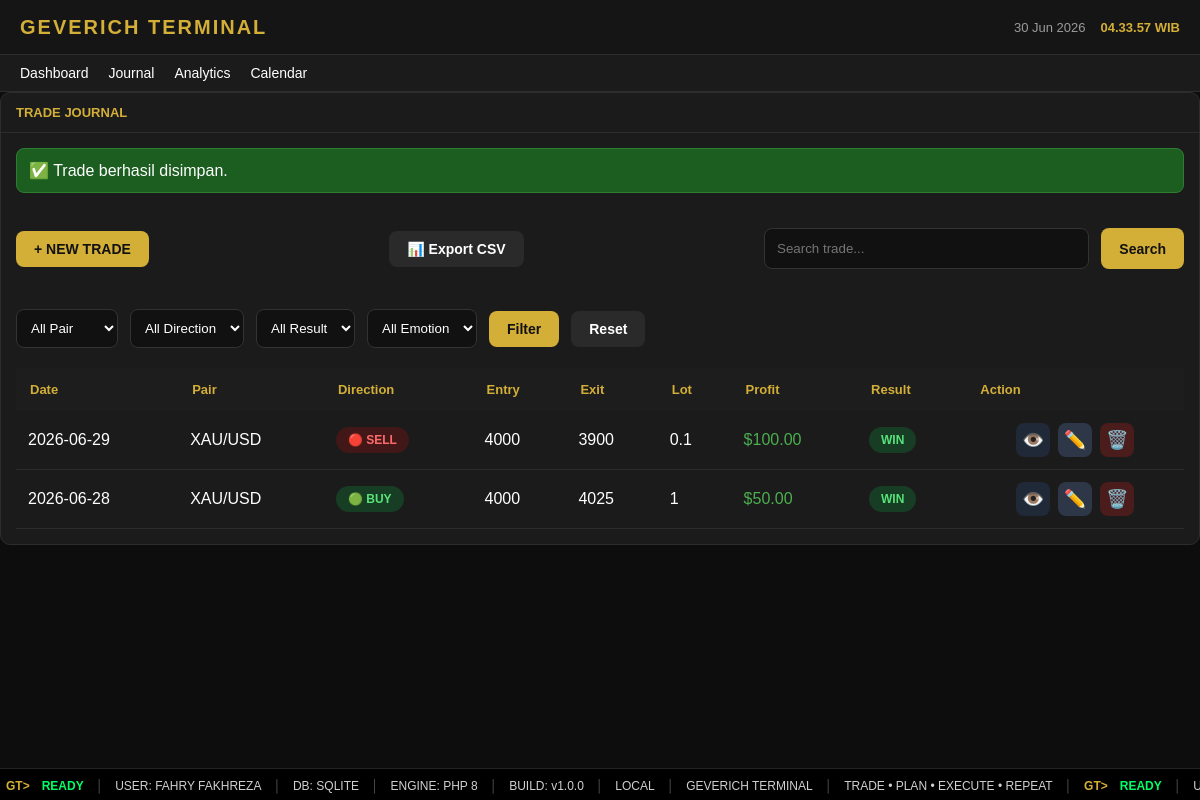
The app's page /?page=journal&success=1, older data.
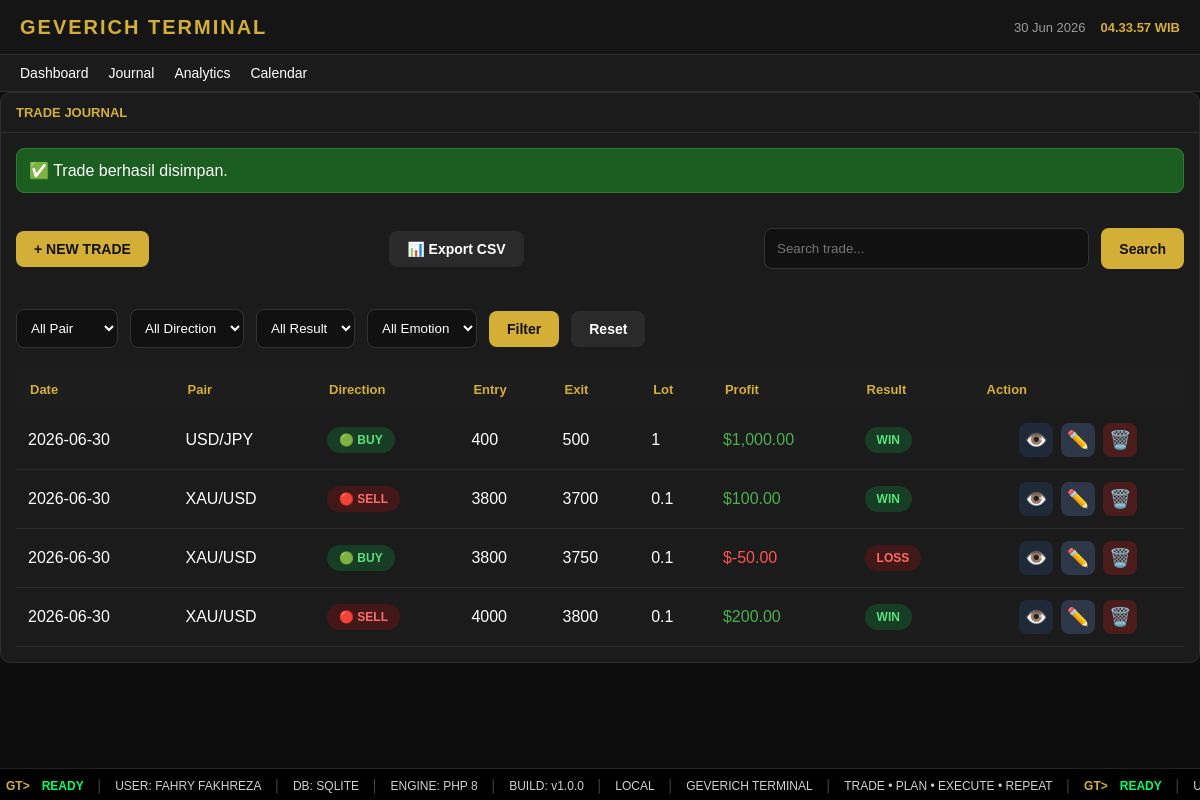
The same page, newer data.
### tables this page shows
CREATE TABLE trades (

id INTEGER PRIMARY KEY AUTOINCREMENT,

tanggal TEXT NOT NULL,

pair TEXT NOT NULL,

direction TEXT NOT NULL,

entry_price REAL NOT NULL,

sl REAL,

tp REAL,

exit_price REAL,

lot REAL,

profit_usd REAL DEFAULT 0,

hasil TEXT,

emotion TEXT,

note TEXT,

created_at DATETIME DEFAULT CURRENT_TIMESTAMP

);

### pages/journal.php (the view, shortened to what this page needs)
<?php
$db = getDB();
$sql = "SELECT * FROM trades WHERE 1=1";
$params = [];
$sql .= " ORDER BY tanggal DESC, id DESC";
$stmt = $db->prepare($sql);
$stmt->execute($params);
$trades = $stmt->fetchAll();
?>
<div class="card">
    <div class="panel-title">
        TRADE JOURNAL
    </div>
    <div class="panel-content">
        <?php if(isset($_GET['success'])): ?>
            <div class="success-box">
                ✅ Trade berhasil disimpan.
            </div>
        <?php endif; ?>
<div class="journal-header">
    <a href="?page=journal-create" class="btn btn-primary">
        + NEW TRADE
    </a>
   <a href="pages/export-csv.php" class="btn btn-secondary">
📊 Export CSV
</a>
    <form method="GET" class="journal-search">
        <input
            type="text"
            name="search"
            placeholder="Search trade..."
            value="<?= htmlspecialchars($_GET['search'] ?? '') ?>"
        >
        <button class="btn btn-primary">
            Search
        </button>
    </form>
</div>
    <form method="GET" class="journal-filter">
    <select name="pair">
        <option value="">All Pair</option>
    </select>
    <select name="direction">
    <option value="">All Direction</option>
</select>
<select name="hasil">
    <option value="">All Result</option>
</select>
<select name="emotion">
    <option value="">All Emotion</option>
</select>
    <button class="btn btn-primary">
        Filter
    </button>
    <a href="?page=journal" class="btn btn-secondary">
        Reset
    </a>
</form>
        <table class="trade-table">
            <thead>
            <tr>
                <th>Date</th>
                <th>Pair</th>
                <th>Direction</th>
                <th>Entry</th>
                <th>Exit</th>
                <th>Lot</th>
                <th>Profit</th>
                <th>Result</th>
                <th>Action</th>
            </tr>
            </thead>
            <tbody>
            <?php foreach($trades as $trade): ?>
            <tr>
                <td><?= $trade['tanggal'] ?></td>
                <td><?= $trade['pair'] ?></td>
<td>
<?php if($trade['direction']=="BUY"): ?>
<span class="badge badge-buy">
🟢 BUY
</span>
<?php else: ?>
<span class="badge badge-sell">
🔴 SELL
</span>
<?php endif; ?>
</td>
                <td><?= $trade['entry_price'] ?></td>
                <td><?= $trade['exit_price'] ?></td>
                <td><?= $trade['lot'] ?></td>
<td>
<?php
$profit=(float)$trade['profit_usd'];
?>
<span style="color:<?= $profit>=0 ? '#4caf50' : '#ff5252' ?>">
$<?= number_format($profit,2) ?>
</span>
</td>
                <td>
<?php
$class="badge-be";
if($trade['hasil']=="WIN"){
    $class="badge-win";
}
if($trade['hasil']=="LOSS"){
    $class="badge-loss";
}
?>
<span class="badge <?= $class ?>">
<?= $trade['hasil'] ?>
</span>
</td>
<td>
<div class="action-group">
<a href="?page=trade-view&id=<?= $trade['id'] ?>" class="action-btn view">
👁️
</a>
<a href="?page=trade-edit&id=<?= $trade['id'] ?>" class="action-btn edit">
✏️
</a>
<a href="pages/delete-trade.php?id=<?= $trade['id'] ?>"
class="action-btn delete"
onclick="return confirm('Yakin ingin menghapus trade ini?')">
🗑️
</a>
</div>
</td>
            </tr>
            <?php endforeach; ?>
            </tbody>
        </table>
    </div>
</div>

Row changes from the older to the newer data that the page shows:
removed trades: tanggal "2026-06-29", pair "XAU/USD", direction "🔴 SELL", entry_price "4000", exit_price "3900", lot "0.1", profit_usd "100.00", hasil "WIN"
removed trades: tanggal "2026-06-28", pair "XAU/USD", direction "🟢 BUY", entry_price "4000", exit_price "4025", lot "1", profit_usd "50.00", hasil "WIN"
added trades: tanggal "2026-06-30", pair "USD/JPY", direction "🟢 BUY", entry_price "400", exit_price "500", lot "1", profit_usd "1,000.00", hasil "WIN"
added trades: tanggal "2026-06-30", pair "XAU/USD", direction "🔴 SELL", entry_price "3800", exit_price "3700", lot "0.1", profit_usd "100.00", hasil "WIN"
added trades: tanggal "2026-06-30", pair "XAU/USD", direction "🟢 BUY", entry_price "3800", exit_price "3750", lot "0.1", profit_usd "-50.00", hasil "LOSS"
added trades: tanggal "2026-06-30", pair "XAU/USD", direction "🔴 SELL", entry_price "4000", exit_price "3800", lot "0.1", profit_usd "200.00", hasil "WIN"
